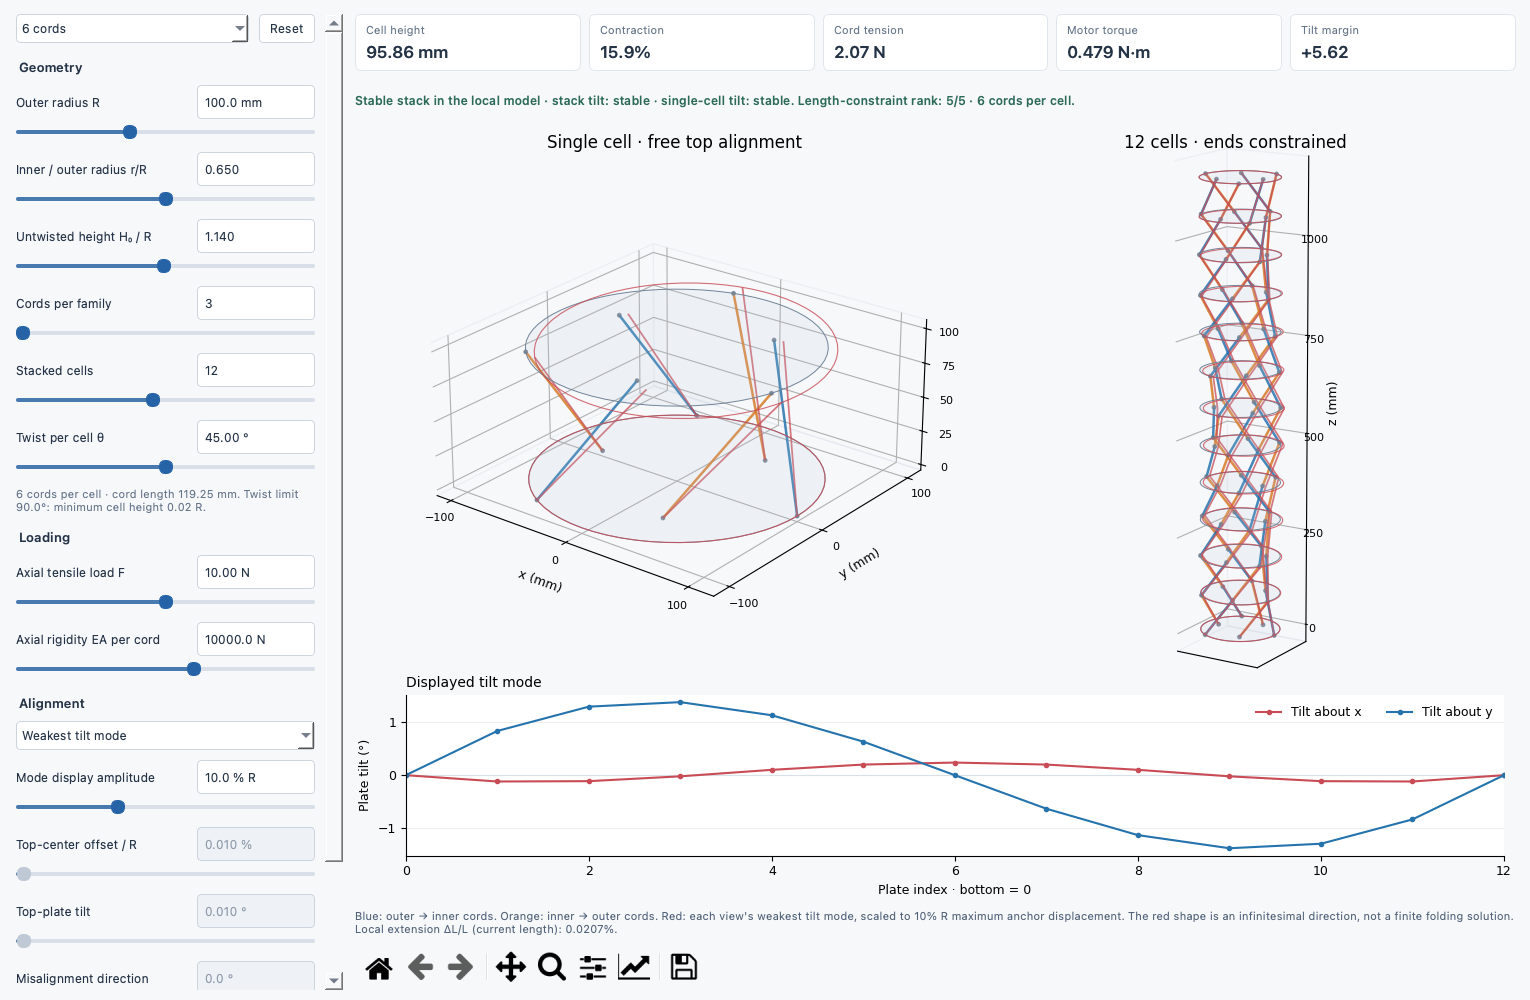

Recreate this plot in Python.
"""Native viewer for rigid plates connected by two families of tensile cords."""

from __future__ import annotations

import math
import sys

import numpy as np
from PyQt6.QtCore import QSignalBlocker, QTimer
from PyQt6.QtGui import QColor, QPalette
from PyQt6.QtWidgets import (
    QApplication, QCheckBox, QComboBox, QFrame, QHBoxLayout, QLabel, QMainWindow,
    QPushButton, QScrollArea, QVBoxLayout, QWidget,
)
from matplotlib.backends.backend_qtagg import FigureCanvasQTAgg, NavigationToolbar2QT
from matplotlib.figure import Figure
from mpl_toolkits.mplot3d.art3d import Line3DCollection, Poly3DCollection

from .gui import ParameterSlider
from .cable_model import Parameters, deform, evaluate, response, response_warnings, twist_limit


BLUE = "#2573ad"
ORANGE = "#d77a26"
RED = "#c84b55"
GRAY = "#667687"
DEFAULTS = {
    "radius": 100.0, "ratio": .65, "height": math.sqrt(1.3), "family": 3,
    "cells": 12, "twist": 45.0, "force": 10.0, "rigidity": 10000.0,
    "amplitude": 10.0, "offset": .01, "tilt": .01, "direction": 0.0,
}


class CableWindow(QMainWindow):
    def __init__(self):
        super().__init__()
        self.setWindowTitle("Tensile cord cells")
        self.resize(1530, 1000)
        self.setMinimumSize(1120, 780)
        self.controls = {}
        self._result = None
        self._model_key = None
        self._updating = False
        self.timer = QTimer(self)
        self.timer.setSingleShot(True)
        self.timer.setInterval(120)
        self.timer.timeout.connect(self.refresh)
        self._build()
        self.reset()

    def _build(self):
        self.setStyleSheet("""
            QMainWindow, QWidget { background: #f7f8fa; color: #243346; }
            QLabel { background: transparent; }
            QComboBox, QDoubleSpinBox { background: white; border: 1px solid #ccd4de;
                border-radius: 4px; padding: 5px; }
            QSlider::groove:horizontal { height: 4px; background: #d8dfe8; border-radius: 2px; }
            QSlider::sub-page:horizontal { background: #487aaf; border-radius: 2px; }
            QSlider::handle:horizontal { background: #2563a6; border: 1px solid #2563a6;
                width: 12px; margin: -5px 0; border-radius: 6px; }
            QDoubleSpinBox:disabled { color: #8d99a9; background: #eef1f5; }
            QSlider::handle:horizontal:disabled { background: #bfc9d5; border-color: #bfc9d5; }
            QPushButton { background: white; border: 1px solid #ccd4de;
                border-radius: 4px; padding: 6px 10px; }
            QPushButton:hover { background: #eaf0f7; }
            QScrollArea { border: 0; }
            QFrame#metric { background: white; border: 1px solid #e0e5eb; border-radius: 6px; }
        """)
        central = QWidget()
        layout = QHBoxLayout(central)
        layout.setContentsMargins(14, 14, 14, 10)
        layout.setSpacing(12)
        self.setCentralWidget(central)
        side = QWidget()
        side.setMinimumWidth(302)
        controls = QVBoxLayout(side)
        controls.setContentsMargins(2, 0, 10, 0)
        controls.setSpacing(10)
        row = QHBoxLayout()
        self.preset = QComboBox()
        self.preset.setObjectName("cordPreset")
        self.preset.addItems(("6 cords", "8 cords", "Equal radii (weak)", "Custom"))
        self.preset.currentIndexChanged.connect(self._preset_changed)
        row.addWidget(self.preset, 1)
        reset = QPushButton("Reset")
        reset.setObjectName("resetParameters")
        reset.clicked.connect(self.reset)
        row.addWidget(reset)
        controls.addLayout(row)
        self._section(controls, "Geometry")
        self._slider(controls, "radius", "Outer radius R", 10, 250, "mm", 1)
        self._slider(controls, "ratio", "Inner / outer radius r/R", .3, 1, decimals=3)
        self._slider(controls, "height", "Untwisted height H₀ / R", .3, 2, decimals=3)
        self._slider(controls, "family", "Cords per family", 3, 8, decimals=0)
        self._slider(controls, "cells", "Stacked cells", 2, 24, decimals=0)
        self._slider(controls, "twist", "Twist per cell θ", 0, 170, "°", 2)
        self.geometry_note = self._note(controls)
        self._section(controls, "Loading")
        self._slider(controls, "force", "Axial tensile load F", .1, 1000, "N", 2, True)
        self._slider(controls, "rigidity", "Axial rigidity EA per cord", 10, 1e6, "N", 1, True)
        self.controls["rigidity"].setToolTip(
            "Young's modulus × cord cross-sectional area. Finite stiffness and existing "
            "tension both enter the local stability calculation."
        )
        self._section(controls, "Alignment")
        self.view = QComboBox()
        self.view.setObjectName("alignmentView")
        self.view.addItems(("Weakest tilt mode", "End misalignment"))
        self.view.currentIndexChanged.connect(self._view_changed)
        controls.addWidget(self.view)
        self._slider(controls, "amplitude", "Mode display amplitude", 0, 30, "% R", 1)
        self._slider(controls, "offset", "Top-center offset / R", 0, 5, "%", 3)
        self._slider(controls, "tilt", "Top-plate tilt", 0, 2, "°", 3)
        self._slider(controls, "direction", "Misalignment direction", 0, 360, "°", 1)
        row = QHBoxLayout()
        self.show_mode = QCheckBox("Show 3D displacement")
        self.show_mode.setObjectName("showDisplacement")
        self.show_mode.setChecked(True)
        self.show_mode.toggled.connect(self.schedule)
        row.addWidget(self.show_mode)
        camera = QPushButton("Reset view")
        camera.setObjectName("resetCamera")
        camera.clicked.connect(self.reset_camera)
        row.addWidget(camera)
        controls.addLayout(row)
        self.model_note = self._note(controls)
        self.model_note.setText(
            "Rigid plates and straight tensile cords. Ideal geometry with a local prestressed stiffness "
            "model; does not trace finite elastic deformation. Cloth, friction, plate thickness "
            "and contact are excluded."
        )
        controls.addStretch()
        scroll = QScrollArea()
        scroll.setWidgetResizable(True)
        scroll.setWidget(side)
        scroll.setFixedWidth(329)
        layout.addWidget(scroll)
        right = QVBoxLayout()
        right.setSpacing(8)
        cards = QHBoxLayout()
        self.metrics = {}
        for title in ("Cell height", "Contraction", "Cord tension", "Motor torque", "Tilt margin"):
            frame = QFrame()
            frame.setObjectName("metric")
            box = QVBoxLayout(frame)
            box.setContentsMargins(10, 8, 10, 8)
            label = QLabel(title)
            label.setStyleSheet("color: #65758a; font-size: 11px;")
            box.addWidget(label)
            value = QLabel("—")
            value.setStyleSheet("font-size: 17px; font-weight: 600;")
            value.setObjectName(title.replace(" ", "") + "Metric")
            box.addWidget(value)
            self.metrics[title] = value
            cards.addWidget(frame)
        right.addLayout(cards)
        self.status = QLabel()
        self.status.setObjectName("stabilityStatus")
        self.status.setWordWrap(True)
        self.status.setMinimumHeight(43)
        right.addWidget(self.status)
        self.figure = Figure(figsize=(10, 8), facecolor="#f7f8fa", layout="constrained")
        grid = self.figure.add_gridspec(2, 2, height_ratios=(4.4, 1.4))
        self.cell_axis = self.figure.add_subplot(grid[0, 0], projection="3d")
        self.stack_axis = self.figure.add_subplot(grid[0, 1], projection="3d")
        self.tilt_axis = self.figure.add_subplot(grid[1, :])
        self.canvas = FigureCanvasQTAgg(self.figure)
        self.canvas.setObjectName("cordFigure")
        right.addWidget(self.canvas, 1)
        self.caption = QLabel()
        self.caption.setObjectName("modeCaption")
        self.caption.setWordWrap(True)
        self.caption.setStyleSheet("color: #53647a; font-size: 11px;")
        right.addWidget(self.caption)
        toolbar = NavigationToolbar2QT(self.canvas, self)
        right.addWidget(toolbar)
        layout.addLayout(right, 1)
        self.reset_camera(draw=False)

    def _section(self, box, text):
        label = QLabel(text)
        label.setStyleSheet("font-size: 13px; font-weight: 600; padding-top: 6px;")
        box.addWidget(label)

    def _note(self, box):
        label = QLabel()
        label.setWordWrap(True)
        label.setStyleSheet("font-size: 11px; color: #65758a;")
        box.addWidget(label)
        return label

    def _slider(self, box, key, title, low, high, unit="", decimals=2, log=False):
        control = ParameterSlider(title, low, high, DEFAULTS[key], unit, decimals, log)
        control.setObjectName(key + "Control")
        control.number.setObjectName(key + "Value")
        control.slider.setObjectName(key + "Slider")
        control.changed.connect(self.schedule)
        self.controls[key] = control
        box.addWidget(control)

    def reset(self):
        self._updating = True
        for key, value in DEFAULTS.items():
            if key != "twist":
                self.controls[key].set_value(value)
        self.controls["twist"].set_range(0, twist_limit(self.parameters())[0])
        self.controls["twist"].set_value(DEFAULTS["twist"])
        self.preset.setCurrentIndex(0)
        self.view.setCurrentIndex(0)
        self.show_mode.setChecked(True)
        self._updating = False
        self._view_changed()
        self.refresh()

    def _preset_changed(self, index):
        if self._updating or index == 3:
            return
        self.controls["family"].set_value(4 if index == 1 else 3)
        self.controls["ratio"].set_value(1 if index == 2 else .65)
        self.controls["height"].set_value(math.sqrt(2) if index == 2 else math.sqrt(1.3))
        self.controls["cells"].set_value(12)
        self.controls["twist"].set_range(0, twist_limit(self.parameters())[0])
        self.controls["twist"].set_value(45)
        self.schedule()

    def _view_changed(self, *_):
        mode = self.view.currentIndex() == 0
        self.controls["amplitude"].setEnabled(mode)
        for key in ("offset", "tilt", "direction"):
            self.controls[key].setEnabled(not mode)
        self.schedule()

    def schedule(self, *_):
        if not self._updating:
            index = self.preset.currentIndex()
            expected = (4 if index == 1 else 3, 1 if index == 2 else .65,
                        round(math.sqrt(2) if index == 2 else math.sqrt(1.3), 3), 12, 45)
            actual = tuple(self.controls[key].value() for key in ("family", "ratio", "height", "cells", "twist"))
            if index != 3 and actual != expected:
                with QSignalBlocker(self.preset):
                    self.preset.setCurrentIndex(3)
            self.timer.start()

    def reset_camera(self, *_ , draw=True):
        self.cell_axis.view_init(elev=24, azim=-52)
        self.stack_axis.view_init(elev=14, azim=-58)
        if draw:
            self.canvas.draw_idle()

    def parameters(self):
        values = {key: item.value() for key, item in self.controls.items()}
        return Parameters(
            radius=values["radius"], ratio=values["ratio"], height=values["height"],
            twist=values["twist"], per_family=int(values["family"]), cells=int(values["cells"]),
            force=values["force"], rigidity=values["rigidity"],
        )

    def refresh(self):
        self.timer.stop()
        if self._updating:
            return
        p = self.parameters()
        limit, reason = twist_limit(p)
        self.controls["twist"].set_range(0, limit)
        p = self.parameters()
        key = tuple(getattr(p, field) for field in (
            "radius", "ratio", "height", "twist", "per_family", "cells", "force", "rigidity",
        ))
        try:
            if key != self._model_key:
                stack = evaluate(p)
                cell = evaluate(p, cells=1)
                self._result = (cell, stack)
                self._model_key = key
            cell, stack = self._result
        except ValueError as error:
            self.status.setText(f"Invalid settings: {error}  The previous drawing is retained.")
            self.status.setStyleSheet("color: #a33b44; font-weight: 600;")
            return
        self.metrics["Cell height"].setText(f"{stack.height:.2f} mm")
        self.metrics["Contraction"].setText(f"{100*(1-stack.height/(p.radius*p.height)):.1f}%")
        self.metrics["Cord tension"].setText(f"{stack.tension:.3g} N")
        self.metrics["Motor torque"].setText(f"{stack.torque/1000:.3g} N·m")
        self.metrics["Tilt margin"].setText(f"{stack.tilt_smallest:+.3g}")
        self.metrics["Tilt margin"].setToolTip(
            "Smallest tilt stiffness divided by F·R, with translations measured in units of R. "
            "Positive is locally stable; negative is unstable."
        )
        self.geometry_note.setText(
            f"{2*p.per_family} cords per cell · cord length {stack.length:.2f} mm. "
            f"Twist limit {limit:.1f}°: {reason}."
        )
        mode = self.view.currentIndex() == 0
        error = None
        response_notes = []
        if mode:
            scale = self.controls["amplitude"].value() / 100
            cell_motion = cell.mode * scale
            stack_motion = stack.mode * scale
        else:
            offset = p.radius * self.controls["offset"].value() / 100
            tilt = self.controls["tilt"].value()
            direction = self.controls["direction"].value()
            try:
                cell_motion = response(cell, offset, tilt, direction)
                stack_motion = response(stack, offset, tilt, direction)
                response_notes.extend(f"Single cell: {note}" for note in response_warnings(cell, cell_motion))
                response_notes.extend(f"Stack: {note}" for note in response_warnings(stack, stack_motion))
            except ValueError as failure:
                error = str(failure)
                cell_motion = np.zeros_like(cell.mode)
                stack_motion = np.zeros_like(stack.mode)
        show = self.show_mode.isChecked() and error is None
        self._draw_assembly(self.cell_axis, cell, cell_motion if show else None)
        self._draw_assembly(self.stack_axis, stack, stack_motion if show else None)
        self.cell_axis.set_title("Single cell · " + ("free top alignment" if mode else "imposed end error"),
                                 fontsize=12, pad=10)
        self.stack_axis.set_title(f"{p.cells} cells · ends constrained", fontsize=12, pad=10)
        self._draw_tilts(stack_motion, mode, error)
        stable = stack.stable
        label = "Stable" if stable else ("Tilt-unstable" if not stack.tilt_stable else "Axial/twist-unstable")
        tilt_label = "stable" if stack.tilt_stable else "unstable"
        cell_label = "stable" if cell.tilt_stable else "unstable"
        message = (
            f"{label} stack in the local model · stack tilt: {tilt_label} · single-cell tilt: {cell_label}. "
            f"Length-constraint rank: {cell.rank}/5 · {2*p.per_family} cords per cell."
        )
        if error:
            message += f"  {error}"
        if stack.warnings:
            message += "  " + " ".join(stack.warnings)
        if response_notes:
            message += "  " + " ".join(response_notes)
        self.status.setText(message)
        self.status.setStyleSheet(
            f"color: {'#2d6b56' if stable and not error and not response_notes else '#a33b44'}; font-weight: 600;"
        )
        if mode:
            caption = (
                f"Blue: outer → inner cords. Orange: inner → outer cords. Red: each view's weakest "
                f"tilt mode, scaled to {self.controls['amplitude'].value():g}% R maximum anchor displacement. "
                "The red shape is an infinitesimal direction, not a finite folding solution."
            )
        elif error:
            caption = "A stable linear response is unavailable at these settings. Nominal geometry is shown."
        else:
            peak = np.linalg.norm(stack_motion[:, 3:5], axis=1).max()
            gain = peak / max(math.radians(self.controls["tilt"].value()), 1e-12)
            caption = (
                "Red: linear prediction for top-end offset and tilt; no visual amplification. "
                f"Maximum plate tilt {math.degrees(peak):.3g}°; "
                f"center displacement {np.linalg.norm(stack_motion[:, :2], axis=1).max():.3g} mm. "
            )
            if self.controls["offset"].value() == 0 and self.controls["tilt"].value() > 0:
                caption += f"Tilt amplification {gain:.3g}×. "
            if peak > math.radians(5):
                caption += "Large response: the linear approximation is no longer quantitatively reliable. "
        if any("slacken" in note for note in response_notes):
            caption += " Cords slacken: the taut-cord prediction is invalid. "
        caption += f" Local extension ΔL/L (current length): {stack.extension:.3g}%."
        self.caption.setText(caption)
        self.canvas.draw_idle()

    def _draw_assembly(self, axis, report, motion):
        elevation, azimuth = axis.elev, axis.azim
        axis.clear()
        axis.set_facecolor("#f7f8fa")
        axis.view_init(elev=elevation, azim=azimuth)
        points = report.points
        family = np.arange(points.shape[1]) % 2
        lines = np.stack((points[:-1], points[1:]), axis=2).reshape(-1, 2, 3)
        outer_below = (family[None, :] + np.arange(report.cells)[:, None]) % 2 == 0
        colors = np.where(outer_below, BLUE, ORANGE).ravel()
        axis.add_collection3d(Line3DCollection(lines, colors=colors, linewidths=1.8, alpha=.85))
        rings = self._plate_rings(report.centers, report.rotations, report.radius)
        axis.add_collection3d(Poly3DCollection(
            rings, facecolors="#b6c5d6", edgecolors="#708398", alpha=.15, linewidths=.7,
        ))
        axis.scatter(points[..., 0], points[..., 1], points[..., 2], color=GRAY, s=6, alpha=.75)
        extent_points = [points.reshape(-1, 3), rings.reshape(-1, 3)]
        if motion is not None and np.any(motion):
            centers, rotations, displaced = deform(report, motion)
            lines = np.stack((displaced[:-1], displaced[1:]), axis=2).reshape(-1, 2, 3)
            axis.add_collection3d(Line3DCollection(lines, colors=RED, linewidths=1.25, alpha=.75))
            changed_rings = self._plate_rings(centers, rotations, report.radius)
            axis.add_collection3d(Line3DCollection(changed_rings, colors=RED, linewidths=.8, alpha=.8))
            extent_points.extend((displaced.reshape(-1, 3), changed_rings.reshape(-1, 3)))
        extent = np.concatenate(extent_points)
        center = (extent.max(axis=0) + extent.min(axis=0))/2
        span = np.maximum(extent.max(axis=0)-extent.min(axis=0), report.radius*.25)
        span[:2] = max(span[:2])*1.12
        span[2] *= 1.08
        for setter, middle, width in zip((axis.set_xlim, axis.set_ylim, axis.set_zlim), center, span):
            setter(middle-width/2, middle+width/2)
        axis.set_box_aspect(span)
        axis.set_xlabel("x (mm)", fontsize=9, labelpad=4)
        axis.set_ylabel("y (mm)", fontsize=9, labelpad=4)
        axis.set_zlabel("z (mm)", fontsize=9, labelpad=18 if report.cells > 1 else 6)
        if report.cells > 1:
            axis.set_xlabel("")
            axis.set_ylabel("")
            axis.set_xticks([])
            axis.set_yticks([])
        axis.tick_params(labelsize=8, pad=1)
        if report.cells == 1:
            axis.locator_params(axis="x", nbins=3)
            axis.locator_params(axis="y", nbins=3)
            axis.set_zlabel("")
        axis.locator_params(axis="z", nbins=5)
        for pane in (axis.xaxis.pane, axis.yaxis.pane, axis.zaxis.pane):
            pane.fill = False
            pane.set_edgecolor("#e1e6ed")
        axis.grid(True, alpha=.2)

    @staticmethod
    def _plate_rings(centers, rotations, radius):
        angle = np.linspace(0, 2*np.pi, 65)
        circle = radius*np.column_stack((np.cos(angle), np.sin(angle), np.zeros_like(angle)))
        return np.einsum("nij,kj->nki", rotations, circle) + centers[:, None, :]

    def _draw_tilts(self, motion, mode, error):
        axis = self.tilt_axis
        axis.clear()
        axis.set_facecolor("white")
        axis.axhline(0, color="#d9e0e8", linewidth=.8)
        if error is None:
            tilt = np.degrees(motion[:, 3:5])
            plates = np.arange(len(motion))
            axis.plot(plates, tilt[:, 0], "o-", color=RED, markersize=3, label="Tilt about x")
            axis.plot(plates, tilt[:, 1], "o-", color=BLUE, markersize=3, label="Tilt about y")
            axis.legend(loc="upper right", frameon=False, fontsize=9, ncol=2)
            axis.set_xlim(0, max(1, len(motion)-1))
        else:
            axis.text(.5, .5, "No stable linear response", ha="center", va="center", transform=axis.transAxes, color=RED)
        axis.set_xlabel("Plate index · bottom = 0", fontsize=9)
        axis.set_ylabel("Plate tilt (°)", fontsize=9)
        axis.set_title("Displayed tilt mode" if mode else "Response to end misalignment", loc="left", fontsize=10)
        axis.tick_params(labelsize=9)
        axis.grid(axis="y", alpha=.2)
        axis.spines[["top", "right"]].set_visible(False)


def main():
    app = QApplication.instance() or QApplication(sys.argv)
    app.setApplicationName("Tensile cord cells")
    app.setStyle("Fusion")
    palette = app.style().standardPalette()
    for role, color in (
        (QPalette.ColorRole.Window, "#f7f8fa"), (QPalette.ColorRole.WindowText, "#243346"),
        (QPalette.ColorRole.Base, "#ffffff"), (QPalette.ColorRole.Text, "#243346"),
        (QPalette.ColorRole.Button, "#ffffff"), (QPalette.ColorRole.ButtonText, "#243346"),
        (QPalette.ColorRole.Highlight, BLUE), (QPalette.ColorRole.HighlightedText, "#ffffff"),
    ):
        palette.setColor(role, QColor(color))
    app.setPalette(palette)
    window = CableWindow()
    window.show()
    sys.exit(app.exec())


if __name__ == "__main__":
    main()
